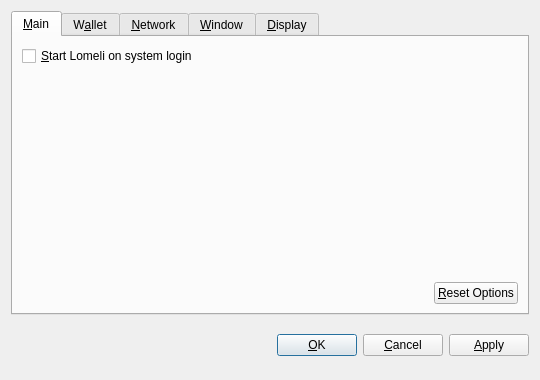
<?xml version="1.0" encoding="UTF-8"?>
<ui version="4.0">
 <class>OptionsDialog</class>
 <widget class="QDialog" name="OptionsDialog">
  <property name="geometry">
   <rect>
    <x>0</x>
    <y>0</y>
    <width>540</width>
    <height>380</height>
   </rect>
  </property>
  <property name="windowTitle">
   <string>Options</string>
  </property>
  <property name="modal">
   <bool>true</bool>
  </property>
  <layout class="QVBoxLayout" name="verticalLayout">
   <item>
    <widget class="QTabWidget" name="tabWidget">
     <property name="tabPosition">
      <enum>QTabWidget::North</enum>
     </property>
     <property name="currentIndex">
      <number>0</number>
     </property>
     <widget class="QWidget" name="tabMain">
      <attribute name="title">
       <string>&amp;Main</string>
      </attribute>
      <layout class="QVBoxLayout" name="verticalLayout_Main">
       <item>
        <widget class="QCheckBox" name="bitcoinAtStartup">
         <property name="toolTip">
          <string>Automatically start Lomeli after logging in to the system.</string>
         </property>
         <property name="text">
          <string>&amp;Start Lomeli on system login</string>
         </property>
        </widget>
       </item>
       <item>
        <spacer name="verticalSpacer_Main">
         <property name="orientation">
          <enum>Qt::Vertical</enum>
         </property>
         <property name="sizeHint" stdset="0">
          <size>
           <width>20</width>
           <height>40</height>
          </size>
         </property>
        </spacer>
       </item>
       <item>
        <layout class="QHBoxLayout" name="horizontalLayout_2_Main">
         <item>
          <spacer name="horizontalSpacer_2_Main">
           <property name="orientation">
            <enum>Qt::Horizontal</enum>
           </property>
           <property name="sizeHint" stdset="0">
            <size>
             <width>40</width>
             <height>20</height>
            </size>
           </property>
          </spacer>
         </item>
         <item>
          <widget class="QPushButton" name="resetButton">
           <property name="toolTip">
            <string>Reset all client options to default.</string>
           </property>
           <property name="text">
            <string>&amp;Reset Options</string>
           </property>
           <property name="autoDefault">
            <bool>false</bool>
           </property>
          </widget>
         </item>
        </layout>
       </item>
      </layout>
     </widget>
     <widget class="QWidget" name="tabWallet">
      <attribute name="title">
       <string>W&amp;allet</string>
      </attribute>
      <layout class="QVBoxLayout" name="verticalLayout_Network">
       <item>
        <widget class="QLabel" name="transactionFeeInfoLabel">
         <property name="text">
          <string>Optional transaction fee per kB that helps make sure your transactions are processed quickly. Most transactions are 1 kB.</string>
         </property>
         <property name="textFormat">
          <enum>Qt::PlainText</enum>
         </property>
         <property name="wordWrap">
          <bool>true</bool>
         </property>
        </widget>
       </item>
       <item>
        <layout class="QHBoxLayout" name="horizontalLayout_1_Main">
         <item>
          <widget class="QLabel" name="transactionFeeLabel">
           <property name="text">
            <string>Pay transaction &amp;fee</string>
           </property>
           <property name="textFormat">
            <enum>Qt::PlainText</enum>
           </property>
           <property name="buddy">
            <cstring>transactionFee</cstring>
           </property>
          </widget>
         </item>
         <item>
          <widget class="BitcoinAmountField" name="transactionFee"/>
         </item>
         <item>
          <spacer name="horizontalSpacer_1_Main">
           <property name="orientation">
            <enum>Qt::Horizontal</enum>
           </property>
           <property name="sizeHint" stdset="0">
            <size>
             <width>40</width>
             <height>20</height>
            </size>
           </property>
          </spacer>
         </item>
        </layout>
       </item>
       <item>
        <widget class="QLabel" name="label">
         <property name="text">
          <string>If you disable the spending of unconfirmed change, the change from a transaction cannot be used until that transaction has at least one confirmation. This also affects how your balance is computed.</string>
         </property>
         <property name="wordWrap">
          <bool>true</bool>
         </property>
        </widget>
       </item>
       <item>
        <widget class="QCheckBox" name="spendZeroConfChange">
         <property name="text">
          <string>Spend unconfirmed change  (experts only)</string>
         </property>
        </widget>
       </item>
       <item>
        <spacer name="verticalSpacer">
         <property name="orientation">
          <enum>Qt::Vertical</enum>
         </property>
         <property name="sizeHint" stdset="0">
          <size>
           <width>20</width>
           <height>40</height>
          </size>
         </property>
        </spacer>
       </item>
      </layout>
     </widget>
     <widget class="QWidget" name="tabNetwork">
      <attribute name="title">
       <string>&amp;Network</string>
      </attribute>
      <layout class="QVBoxLayout" name="verticalLayout_Network">
       <item>
        <widget class="QCheckBox" name="mapPortUpnp">
         <property name="toolTip">
          <string>Automatically open the Lomeli client port on the router. This only works when your router supports UPnP and it is enabled.</string>
         </property>
         <property name="text">
          <string>Map port using &amp;UPnP</string>
         </property>
        </widget>
       </item>
       <item>
        <widget class="QCheckBox" name="connectSocks">
         <property name="toolTip">
          <string>Connect to the Lomeli network through a SOCKS proxy (e.g. when connecting through Tor).</string>
         </property>
         <property name="text">
          <string>&amp;Connect through SOCKS proxy:</string>
         </property>
        </widget>
       </item>
       <item>
        <layout class="QHBoxLayout" name="horizontalLayout_Network">
         <item>
          <widget class="QLabel" name="proxyIpLabel">
           <property name="text">
            <string>Proxy &amp;IP:</string>
           </property>
           <property name="textFormat">
            <enum>Qt::PlainText</enum>
           </property>
           <property name="buddy">
            <cstring>proxyIp</cstring>
           </property>
          </widget>
         </item>
         <item>
          <widget class="QValidatedLineEdit" name="proxyIp">
           <property name="maximumSize">
            <size>
             <width>140</width>
             <height>16777215</height>
            </size>
           </property>
           <property name="toolTip">
            <string>IP address of the proxy (e.g. 127.0.0.1)</string>
           </property>
          </widget>
         </item>
         <item>
          <widget class="QLabel" name="proxyPortLabel">
           <property name="text">
            <string>&amp;Port:</string>
           </property>
           <property name="textFormat">
            <enum>Qt::PlainText</enum>
           </property>
           <property name="buddy">
            <cstring>proxyPort</cstring>
           </property>
          </widget>
         </item>
         <item>
          <widget class="QLineEdit" name="proxyPort">
           <property name="maximumSize">
            <size>
             <width>55</width>
             <height>16777215</height>
            </size>
           </property>
           <property name="toolTip">
            <string>Port of the proxy (e.g. 9050)</string>
           </property>
          </widget>
         </item>
         <item>
          <widget class="QLabel" name="socksVersionLabel">
           <property name="text">
            <string>SOCKS &amp;Version:</string>
           </property>
           <property name="textFormat">
            <enum>Qt::PlainText</enum>
           </property>
           <property name="buddy">
            <cstring>socksVersion</cstring>
           </property>
          </widget>
         </item>
         <item>
          <widget class="QValueComboBox" name="socksVersion">
           <property name="toolTip">
            <string>SOCKS version of the proxy (e.g. 5)</string>
           </property>
          </widget>
         </item>
         <item>
          <spacer name="horizontalSpacer_Network">
           <property name="orientation">
            <enum>Qt::Horizontal</enum>
           </property>
           <property name="sizeHint" stdset="0">
            <size>
             <width>40</width>
             <height>20</height>
            </size>
           </property>
          </spacer>
         </item>
        </layout>
       </item>
       <item>
        <spacer name="verticalSpacer_Network">
         <property name="orientation">
          <enum>Qt::Vertical</enum>
         </property>
         <property name="sizeHint" stdset="0">
          <size>
           <width>20</width>
           <height>40</height>
          </size>
         </property>
        </spacer>
       </item>
      </layout>
     </widget>
     <widget class="QWidget" name="tabWindow">
      <attribute name="title">
       <string>&amp;Window</string>
      </attribute>
      <layout class="QVBoxLayout" name="verticalLayout_Window">
       <item>
        <widget class="QCheckBox" name="minimizeToTray">
         <property name="toolTip">
          <string>Show only a tray icon after minimizing the window.</string>
         </property>
         <property name="text">
          <string>&amp;Minimize to the tray instead of the taskbar</string>
         </property>
        </widget>
       </item>
       <item>
        <widget class="QCheckBox" name="minimizeOnClose">
         <property name="toolTip">
          <string>Minimize instead of exit the application when the window is closed. When this option is enabled, the application will be closed only after selecting Quit in the menu.</string>
         </property>
         <property name="text">
          <string>M&amp;inimize on close</string>
         </property>
        </widget>
       </item>
       <item>
        <spacer name="verticalSpacer_Window">
         <property name="orientation">
          <enum>Qt::Vertical</enum>
         </property>
         <property name="sizeHint" stdset="0">
          <size>
           <width>20</width>
           <height>40</height>
          </size>
         </property>
        </spacer>
       </item>
      </layout>
     </widget>
     <widget class="QWidget" name="tabDisplay">
      <attribute name="title">
       <string>&amp;Display</string>
      </attribute>
      <layout class="QVBoxLayout" name="verticalLayout_Display">
       <item>
        <layout class="QHBoxLayout" name="horizontalLayout_1_Display">
         <item>
          <widget class="QLabel" name="langLabel">
           <property name="text">
            <string>User Interface &amp;language:</string>
           </property>
           <property name="textFormat">
            <enum>Qt::PlainText</enum>
           </property>
           <property name="buddy">
            <cstring>lang</cstring>
           </property>
          </widget>
         </item>
         <item>
          <widget class="QValueComboBox" name="lang">
           <property name="toolTip">
            <string>The user interface language can be set here. This setting will take effect after restarting Lomeli.</string>
           </property>
          </widget>
         </item>
        </layout>
       </item>
       <item>
        <layout class="QHBoxLayout" name="horizontalLayout_2_Display">
         <item>
          <widget class="QLabel" name="unitLabel">
           <property name="text">
            <string>&amp;Unit to show amounts in:</string>
           </property>
           <property name="textFormat">
            <enum>Qt::PlainText</enum>
           </property>
           <property name="buddy">
            <cstring>unit</cstring>
           </property>
          </widget>
         </item>
         <item>
          <widget class="QValueComboBox" name="unit">
           <property name="toolTip">
            <string>Choose the default subdivision unit to show in the interface and when sending coins.</string>
           </property>
          </widget>
         </item>
        </layout>
       </item>
       <item>
        <widget class="QCheckBox" name="displayAddresses">
         <property name="toolTip">
          <string>Whether to show Lomeli addresses in the transaction list or not.</string>
         </property>
         <property name="text">
          <string>&amp;Display addresses in transaction list</string>
         </property>
        </widget>
       </item>
       <item>
        <widget class="QCheckBox" name="coinControlFeatures">
         <property name="toolTip">
          <string>Whether to show coin control features or not.</string>
         </property>
         <property name="text">
          <string>Display coin &amp;control features (experts only!)</string>
         </property>
        </widget>
       </item>
       <item>
        <spacer name="verticalSpacer_Display">
         <property name="orientation">
          <enum>Qt::Vertical</enum>
         </property>
         <property name="sizeHint" stdset="0">
          <size>
           <width>20</width>
           <height>40</height>
          </size>
         </property>
        </spacer>
       </item>
      </layout>
     </widget>
    </widget>
   </item>
   <item>
    <layout class="QHBoxLayout" name="horizontalLayout_Buttons">
     <item>
      <spacer name="horizontalSpacer_1">
       <property name="orientation">
        <enum>Qt::Horizontal</enum>
       </property>
       <property name="sizeHint" stdset="0">
        <size>
         <width>40</width>
         <height>48</height>
        </size>
       </property>
      </spacer>
     </item>
     <item>
      <widget class="QLabel" name="statusLabel">
       <property name="font">
        <font>
         <weight>75</weight>
         <bold>true</bold>
        </font>
       </property>
       <property name="text">
        <string/>
       </property>
       <property name="textFormat">
        <enum>Qt::PlainText</enum>
       </property>
       <property name="wordWrap">
        <bool>true</bool>
       </property>
      </widget>
     </item>
     <item>
      <spacer name="horizontalSpacer_2">
       <property name="orientation">
        <enum>Qt::Horizontal</enum>
       </property>
       <property name="sizeHint" stdset="0">
        <size>
         <width>40</width>
         <height>48</height>
        </size>
       </property>
      </spacer>
     </item>
     <item>
      <widget class="QPushButton" name="okButton">
       <property name="text">
        <string>&amp;OK</string>
       </property>
      </widget>
     </item>
     <item>
      <widget class="QPushButton" name="cancelButton">
       <property name="text">
        <string>&amp;Cancel</string>
       </property>
       <property name="autoDefault">
        <bool>false</bool>
       </property>
      </widget>
     </item>
     <item>
      <widget class="QPushButton" name="applyButton">
       <property name="text">
        <string>&amp;Apply</string>
       </property>
       <property name="autoDefault">
        <bool>false</bool>
       </property>
      </widget>
     </item>
    </layout>
   </item>
  </layout>
 </widget>
 <customwidgets>
  <customwidget>
   <class>BitcoinAmountField</class>
   <extends>QSpinBox</extends>
   <header>bitcoinamountfield.h</header>
  </customwidget>
  <customwidget>
   <class>QValueComboBox</class>
   <extends>QComboBox</extends>
   <header>qvaluecombobox.h</header>
  </customwidget>
  <customwidget>
   <class>QValidatedLineEdit</class>
   <extends>QLineEdit</extends>
   <header>qvalidatedlineedit.h</header>
  </customwidget>
 </customwidgets>
 <resources/>
 <connections/>
</ui>
